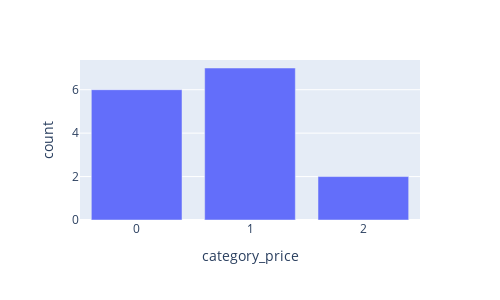

Source (notebook cell):
### Code cell
# task10 (lesson4)
# Компьютерная фирма: На базе products_price_categories_with_makers по строить по каждому производителю
# график (X: category_price, Y: count)

# df = pd.read_sql_query("""select category_price, count as qty from products_price_categories_with_makers
#                         where maker = 'A'""", conn)
# fig = px.bar(x = df.category_price.to_list(), y = df.qty.to_list(), labels={'x':'category_price', 'y':'count'}, width=500, height=300)
# fig.show()

### Figure 1 — Plotly figure (JSON) as saved in the notebook; plotly's stock layout.template omitted (floating-point values rounded to 4 significant figures)
{"data": [{"alignmentgroup": "True", "hovertemplate": "category_price=%{x}<br>count=%{y}<extra></extra>", "legendgroup": "", "marker": {"color": "#636efa", "pattern": {"shape": ""}}, "name": "", "offsetgroup": "", "orientation": "v", "showlegend": false, "textposition": "auto", "type": "bar", "x": [1, 0, 2], "xaxis": "x", "y": [7, 6, 2], "yaxis": "y"}], "layout": {"barmode": "relative", "height": 300, "legend": {"tracegroupgap": 0}, "margin": {"t": 60}, "width": 500, "xaxis": {"anchor": "y", "domain": [0, 1], "title": {"text": "category_price"}}, "yaxis": {"anchor": "x", "domain": [0, 1], "title": {"text": "count"}}}}
